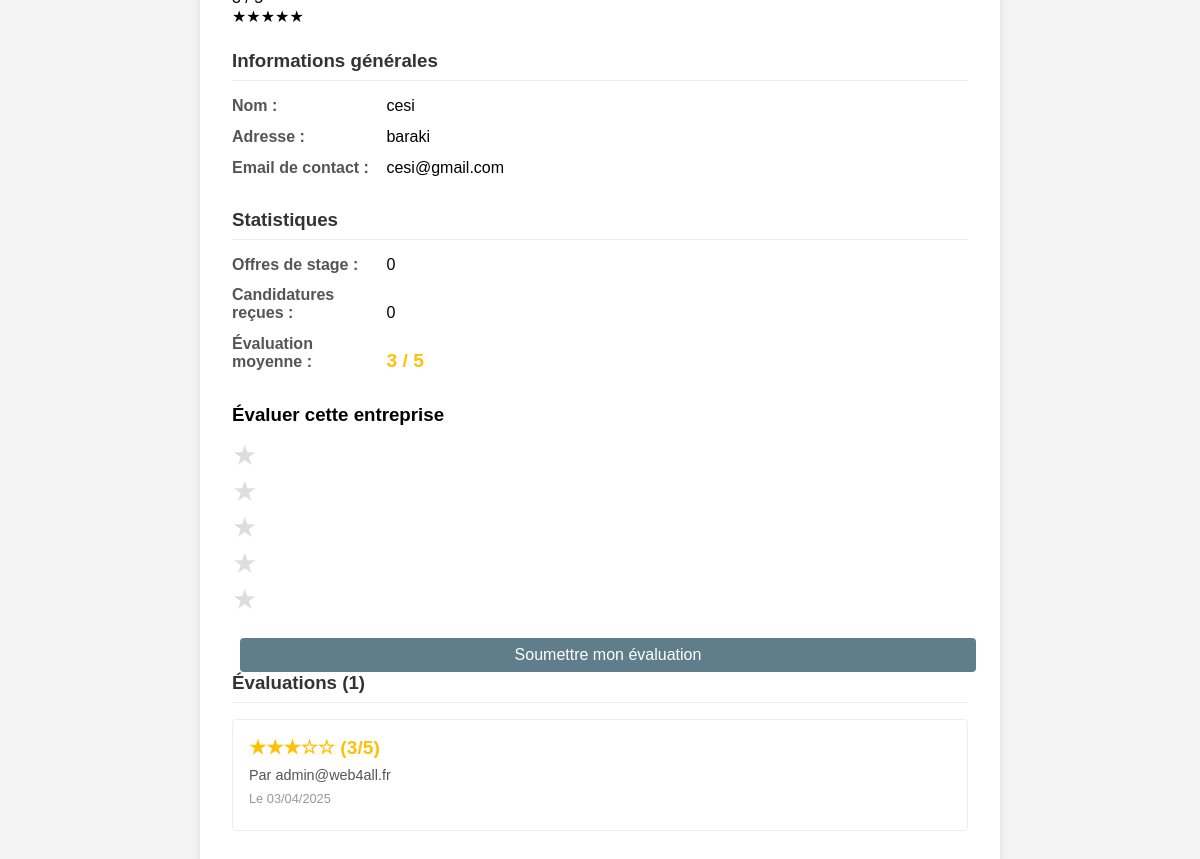
The app's page /index.php?page=voir_entreprise&id=2 (signed in) with its own data.
### tables this page shows
CREATE TABLE `entreprises` (
  `id` int(11) NOT NULL,
  `nom` varchar(255) NOT NULL,
  `adresse` varchar(255) DEFAULT NULL,
  `email` varchar(255) DEFAULT NULL
);

CREATE TABLE `notations` (
  `id` int(11) NOT NULL,
  `entreprise_id` int(11) DEFAULT NULL,
  `utilisateur_id` int(11) DEFAULT NULL,
  `note` int(11) DEFAULT NULL,
  `date_vote` datetime DEFAULT CURRENT_TIMESTAMP
);

CREATE TABLE `utilisateurs` (
  `id` int(11) NOT NULL,
  `email` varchar(255) NOT NULL,
  `motdepasse` varchar(255) NOT NULL,
  `role` enum('admin','pilote','etudiant') NOT NULL
);

### controllers/EntrepriseController.php (called while the page is built, shortened)
<?php
require_once 'models/EntrepriseModel.php';
class EntrepriseController {
    private $entrepriseModel;
    public function __construct() {
        $this->entrepriseModel = new EntrepriseModel();
    }
    public function show($id) {
        $entreprise = $this->entrepriseModel->getEntrepriseById($id);
        $notations = $this->entrepriseModel->getNotationsByEntreprise($id);
        include 'views/entreprise/details_entreprise.php';
    }
}
?>

### models/Database.php (called while the page is built)
<?php
class Database {
    private static $instance = null;
    private $conn;
    private function __construct() {
        $host = 'localhost';
        $db   = 'kéké';
        $user = 'root';
        $pass = '';
        $charset = 'utf8';
        $dsn = "mysql:host=$host;dbname=$db;charset=$charset";
        $options = [
            PDO::ATTR_ERRMODE            => PDO::ERRMODE_EXCEPTION,
            PDO::ATTR_DEFAULT_FETCH_MODE => PDO::FETCH_ASSOC,
            PDO::ATTR_EMULATE_PREPARES   => false,
        ];
        try {
            $this->conn = new PDO($dsn, $user, $pass, $options);
        } catch (PDOException $e) {
            throw new PDOException($e->getMessage(), (int)$e->getCode());
        }
    }
    public static function getInstance() {
        if (self::$instance == null) {
            self::$instance = new Database();
        }
        return self::$instance;
    }
    public function getConnection() {
        return $this->conn;
    }
}
?>

### models/EntrepriseModel.php (called while the page is built, shortened)
<?php
require_once 'models/Database.php';
class EntrepriseModel {
    private $db;
    public function __construct() {
        $this->db = Database::getInstance()->getConnection();
    }
    public function getEntrepriseById($id) {
        $query = "SELECT e.*, COUNT(DISTINCT o.id) as offre_count, COUNT(DISTINCT c.id) as candidature_count,
                 IFNULL(AVG(n.note), 0) as moyenne_notation
                 FROM entreprises e
                 LEFT JOIN offres_stage o ON e.id = o.entreprise_id
                 LEFT JOIN candidatures c ON o.id = c.offre_stage_id
                 LEFT JOIN notations n ON e.id = n.entreprise_id
                 WHERE e.id = :id
                 GROUP BY e.id";
        $stmt = $this->db->prepare($query);
        $stmt->execute(['id' => $id]);
        return $stmt->fetch();
    }
    public function getNotationsByEntreprise($entrepriseId) {
        $query = "SELECT n.*, u.email as user_email
                 FROM notations n
                 JOIN utilisateurs u ON n.utilisateur_id = u.id
                 WHERE n.entreprise_id = :entreprise_id
                 ORDER BY n.date_vote DESC";
        $stmt = $this->db->prepare($query);
        $stmt->execute(['entreprise_id' => $entrepriseId]);
        return $stmt->fetchAll();
    }
}
?>

### views/entreprise/details_entreprise.php (the view, shortened to what this page needs)
<!DOCTYPE html>
<html lang="fr">
<head>
    <link rel="stylesheet" href="../../public/css/style.css">
</head>
<body>
    <div class="container">
        <div class="header">
            <div class="title-container">
                <div class="rating-display">
                    <?php
                        $rating = round($entreprise['moyenne_notation'], 1);
                        if ($rating > 0) {
                            echo "<span class='rating-value'>$rating / 5</span>";
                            echo "<div class='stars'>";
                            for ($i = 1; $i <= 5; $i++) {
                                $starClass = $i <= $rating ? 'star filled' : 'star';
                                echo "<span class='$starClass'>★</span>";
                            }
                            echo "</div>";
                        } else {
                            echo "<span class='no-rating'>Non évaluée</span>";
                        }
                    ?>
                </div>
            </div>
        </div>
        <div class="info-section">
            <h3>Informations générales</h3>
            <div class="info-item">
                <strong>Nom :</strong> <?php echo htmlspecialchars($entreprise['nom']); ?>
            </div>
            <div class="info-item">
                <strong>Adresse :</strong> <?php echo isset($entreprise['adresse']) && $entreprise['adresse'] ? htmlspecialchars($entreprise['adresse']) : 'Non renseigné'; ?>
            </div>
            <div class="info-item">
                <strong>Email de contact :</strong> <?php echo isset($entreprise['email']) && $entreprise['email'] ? htmlspecialchars($entreprise['email']) : 'Non renseigné'; ?>
            </div>
        </div>
        <div class="info-section">
            <h3>Statistiques</h3>
            <div class="info-item">
                <strong>Offres de stage :</strong> <?php echo $entreprise['offre_count']; ?>
            </div>
            <div class="info-item">
                <strong>Candidatures reçues :</strong> <?php echo $entreprise['candidature_count']; ?>
            </div>
            <div class="info-item">
                <strong>Évaluation moyenne :</strong>
                <span class="rating">
                    <?php
                        $rating = round($entreprise['moyenne_notation'], 1);
                        echo $rating > 0 ? "$rating / 5" : "Non évalué";
                    ?>
                </span>
            </div>
        </div>
        <div class="rating-form">
            <h3>Évaluer cette entreprise</h3>
            <form action="index.php?page=noter_entreprise&id=<?php echo $entreprise['id']; ?>" method="POST">
                <div class="rating-stars">
                    <label for="star5">★</label>
                    <label for="star4">★</label>
                    <label for="star3">★</label>
                    <label for="star2">★</label>
                    <label for="star1">★</label>
                </div>
                <button type="submit" class="btn">Soumettre mon évaluation</button>
            </form>
        </div>
        <div class="info-section">
            <h3>Évaluations (<?php echo count($notations); ?>)</h3>
            <?php if (empty($notations)): ?>
                <p>Aucune évaluation pour le moment.</p>
            <?php else: ?>
                <div class="ratings-list">
                    <?php foreach ($notations as $notation): ?>
                        <div class="rating-item">
                            <p class="rating">
                                <?php
                                    $stars = '';
                                    for ($i = 1; $i <= 5; $i++) {
                                        $stars .= $i <= $notation['note'] ? '★' : '☆';
                                    }
                                    echo $stars . ' (' . $notation['note'] . '/5)';
                                ?>
                            </p>
                            <p class="user">Par <?php echo htmlspecialchars($notation['user_email']); ?></p>
                            <p class="date">Le <?php echo date('d/m/Y', strtotime($notation['date_vote'])); ?></p>
                        </div>
                    <?php endforeach; ?>
                </div>
            <?php endif; ?>
        </div>
    </div>
</body>
</html>

### public/css/style.css (style rules this page uses)
* { box-sizing: border-box; margin: 0; padding: 0; }
body { font-family: Arial, sans-serif; background-color: #f4f4f4; display: flex; justify-content: center; align-items: center; height: 100vh; }
label { display: block; margin-bottom: 0.5rem; font-weight: bold; color: #555; }
button { background-color: #4CAF50; border: none; color: white; padding: 0.8rem; width: 100%; border-radius: 4px; cursor: pointer; font-size: 1rem; margin-top: 1rem; transition: background-color 0.3s; }

### views/entreprise/details_entreprise.php (style rules this page uses)
.container { background-color: white; border-radius: 5px; box-shadow: 0 2px 10px rgba(0, 0, 0, 0.1); padding: 2rem; width: 100%; max-width: 800px; margin: 0 auto; }
.header { display: flex; justify-content: space-between; align-items: center; margin-bottom: 1.5rem; }
.btn { background-color: #607D8B; padding: 0.5rem 1rem; color: white; text-decoration: none; border-radius: 4px; display: inline-block; margin-left: 0.5rem; }
.info-section { margin-bottom: 2rem; }
.info-section h3 { color: #333; margin-bottom: 1rem; padding-bottom: 0.5rem; border-bottom: 1px solid #eee; }
.info-item { margin-bottom: 0.8rem; }
.info-item strong { display: inline-block; width: 150px; color: #555; }
.rating { color: #FFC107; font-weight: bold; font-size: 1.2rem; }
.rating-stars { margin-top: 1rem; }
.rating-stars label { font-size: 1.5rem; padding: 0 0.1rem; cursor: pointer; color: #ddd; }
.ratings-list { margin-top: 1rem; }
.rating-item { padding: 1rem; margin-bottom: 1rem; border: 1px solid #eee; border-radius: 4px; }
.rating-item p { margin-bottom: 0.5rem; }
.rating-item .user { color: #555; font-size: 0.9rem; }
.rating-item .date { color: #999; font-size: 0.8rem; }

### records on screen
entreprises: nom "cesi", adresse "baraki", email "cesi@gmail.com"
notations: stars "★★★☆☆", note "3", utilisateur.email "admin@web4all.fr", date_vote "03/04/2025"

### other values on screen
$entreprise['offre_count'] "0"
$entreprise['candidature_count'] "0"
$rating "3"
count($notations) "1"
